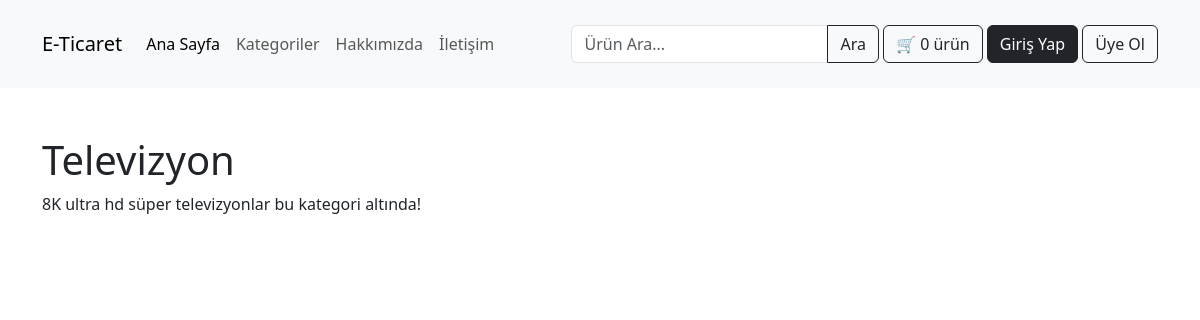
The app's page /kategori/televizyon with its own data.
### tables this page shows
CREATE TABLE `categories` (
  `id` int(11) NOT NULL,
  `title` varchar(100) NOT NULL,
  `description` varchar(1000) NOT NULL,
  `slug` varchar(12000) NOT NULL
);

### app/helpers/helpers.php (called while the page is built, shortened)
<?php
function loadView($view, $pageTitle = 'Ecommerce Website')
{
    require "./views/$view.php";
}
function getParams()
{
    $url = @$_GET['url'];
    $url = rtrim($url, '/');
    $url = filter_var($url, FILTER_SANITIZE_URL);
    $url = explode('/', $url);
    return $url;
}

### controllers/categoryController.php (called while the page is built)
<?php
$router = new Router();
$categorySlug = @getParams()[1];
$router->get('kategoriler', function () {
    loadView('categories/index', 'Tüm Kategoriler');
});
$router->get("kategori/$categorySlug", function () {
    loadView('categories/details', 'Tüm Kategoriler');
});

### index.php (called while the page is built, shortened)
<?php
require_once 'controllers/categoryController.php';

### views/categories/details.php (the view, shortened to what this page needs)
<?php require_once BASE_DIRECTORY . 'views/_components/header.php' ?>
<?php
global $db;
$categorySlug = @getParams()[1];
$getCategory = $db->prepare("SELECT * FROM categories WHERE slug = :slug");
$getCategory->bindParam(':slug', $categorySlug);
$getCategory->execute();
$category = $getCategory->fetch(PDO::FETCH_OBJ);
?>
<section id="categories">
    <div class="container mt-5">
        <div class="row row-cols-4 row-gap-3">
            <div class="col-12">
                <h1><?=$category->title?></h1>
                <p><?=$category->description?></p>
            </div>
        </div>
    </div>
</section>
</body>
</html>

### records on screen
categories: title "Televizyon", description "8K ultra hd süper televizyonlar bu kategori altında!"
